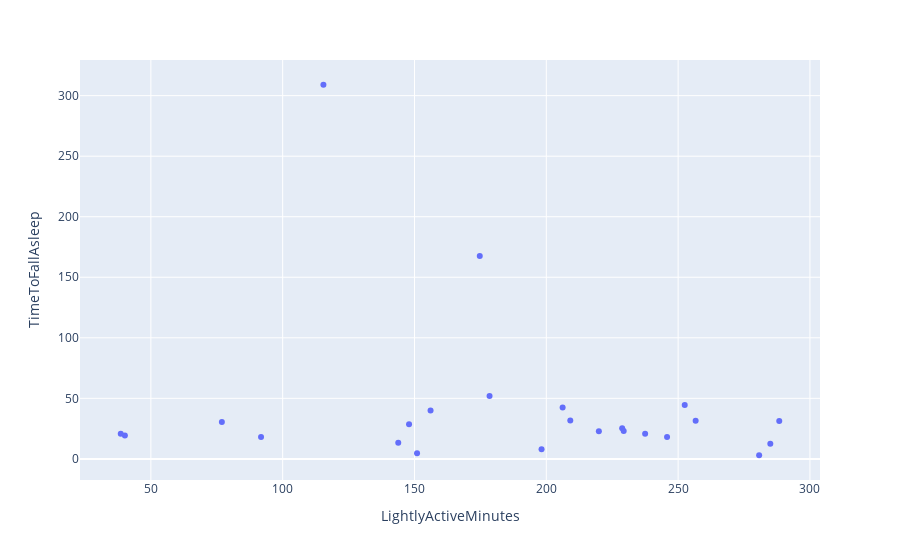

Write notebook code for a chart like this one.
### Code cell
# Note: Average data
px.scatter(combined_df,x='LightlyActiveMinutes', y='TimeToFallAsleep')

### Figure 1 — Plotly figure (JSON) as saved in the notebook; plotly's stock layout.template omitted (floating-point values rounded to 4 significant figures)
{"data": [{"hovertemplate": "LightlyActiveMinutes=%{x}<br>TimeToFallAsleep=%{y}<extra></extra>", "legendgroup": "", "marker": {"color": "#636efa", "symbol": "circle"}, "mode": "markers", "name": "", "orientation": "v", "showlegend": false, "type": "scatter", "x": [219.9, 178.5, 115.5, 38.58, 256.6, 198.2, 252.5, 174.8, 76.94, 228.8, 229.4, 209.1, 285.0, 237.5, 206.2, 147.9, 288.4, 40.15, 245.8, 280.7, 143.8, 151.0, 156.1, 91.79], "xaxis": "x", "y": [22.92, 52, 309, 20.8, 31.46, 8, 44.53, 167.5, 30.38, 25.31, 23.08, 31.64, 12.4, 20.82, 42.39, 28.62, 31.39, 19.33, 18.13, 3, 13.29, 4.667, 39.97, 18.13], "yaxis": "y"}], "layout": {"legend": {"tracegroupgap": 0}, "margin": {"t": 60}, "xaxis": {"anchor": "y", "domain": [0, 1], "title": {"text": "LightlyActiveMinutes"}}, "yaxis": {"anchor": "x", "domain": [0, 1], "title": {"text": "TimeToFallAsleep"}}}}
